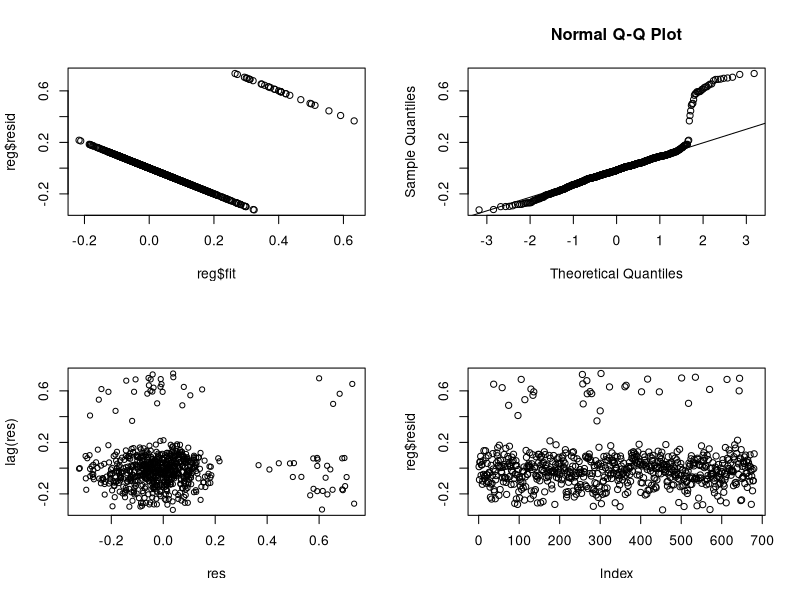
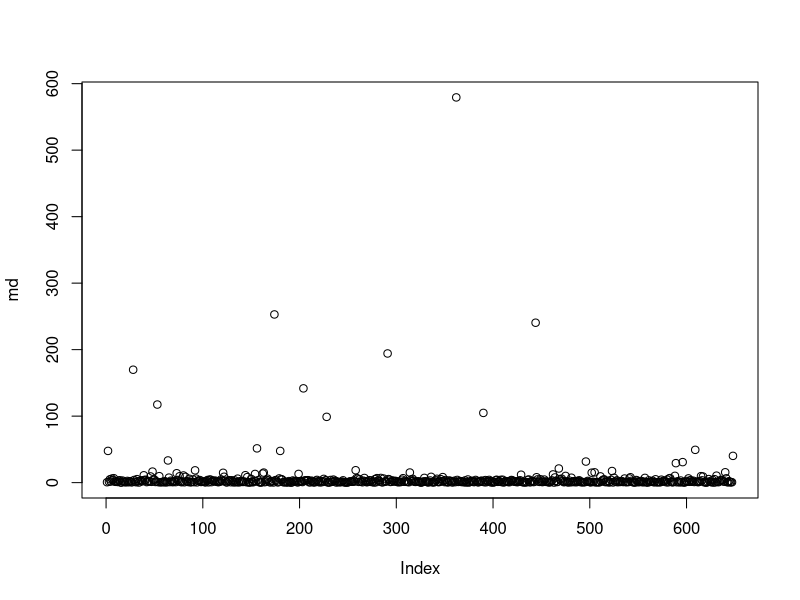

The R source for these figures, in order:
## ---- chunk 1
knitr::opts_chunk$set(echo = TRUE, comment = "", fig.align = "center")
## ---- chunk 2
d <- read.csv("./../Dataset/fin-ratio.csv")         # Read in data
names(d)                                            # Display the variable names

summary(lm(HSI~EY+CFTP+ln_MV+DY+BTME+DTE, data = d))

summary(lm(HSI~EY+CFTP+ln_MV+DY+BTME, data = d))    # Exclude DTE (with the largest p-value)

summary(lm(HSI~EY+CFTP+ln_MV+DY, data = d))         # Exclude BTME (with the largest p-value)

summary(lm(HSI~CFTP+ln_MV+DY, data = d))            # Exclude EY (with the largest p-value)

summary(lm(HSI~CFTP+ln_MV, data = d))               # Exclude DY (with the largest p-value)

reg <- lm(HSI~CFTP+ln_MV, data = d)                 # Save the regression results
names(reg)                                          # Display the items contained in reg
## ---- chunk 3
par(mfrow = c(2, 2))                                # Set a 2x2 multiple frame for graphics
plot(reg$fit,reg$resid)                             # Residuals vs fitted values
qqnorm(reg$resid)                                   # QQ-normal plot of residuals
qqline(reg$resid)                                   # Add reference line
res <- as.ts(reg$resid)                             # Change res to time series
plot(res,lag(res))                                  # Residuals vs lag(residuals)
plot(reg$resid)                                     # Residuals vs index number
## ---- chunk 4
# glm: fit generalized linear models
lreg <- glm(HSI~., data = d, family = binomial)
summary(lreg)
names(lreg)                                         # Display item in lreg
pred1 <- (lreg$fitted.values>0.5)                   # Prediction
table(pred1, d$HSI)                                 # Classification table
## ---- chunk 5
mdist <- function(x) {
    t <- as.matrix(x)                               # Transform x to a matrix
    m <- apply(t, 2, mean)                          # Compute column means
    s <- var(t)                                     # Compute sample covariance matrix
    mahalanobis(t, m, s)                            # Using built-in Mahalanobis function
}

d0 <- d[d$HSI==0,]                                  # Select HSI = 0
d1 <- d[d$HSI==1,]                                  # Select HSI = 1
dim(d0)
dim(d1)
## ---- chunk 6
x <- d0[,1:6]                                       # Exclude HSI, which are all 0
md <- mdist(x)                                      # mdist: self-defined function

par(mfrow = c(1, 1))
plot(md)                                            # Plot Mahalanobis distances
## ---- chunk 7
# Cutoff for testing normality: p = 6 (six financial variables) and type-I error = 0.01
(c <- qchisq(0.99, df = 6))                         
d2 <- d0[md<c,]                                     # Select cases from d0 with md<c
dim(d2)                                             # Throw away 648-626=22 cases
d3 <- rbind(d1, d2)                                 # Combine d1 with d2 to form a cleaned dataset
dim(d3)

# Save the cleaned dataset as fin-ratio1.csv
write.csv(d3, file = "./../Dataset/fin-ratio1.csv", row.names = F)
## ---- chunk 8
# First fit with all variables
lreg <- glm(HSI~., data = d3, family = binomial)

# step: choose a model by AIC in a Stepwise Algorithm
lreg <- step(lreg, direction = "backward", trace = 0)       
summary(lreg)

pred2 <- (lreg$fitted.values>0.5)                   # Prediction
table(pred2, d3$HSI)                                # Classification table
